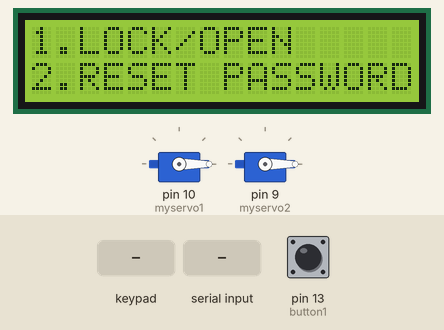
The sketch below on a simulated Arduino Uno, built with avr-gcc and run on an emulated ATmega328P. On the bench: 16×2 character LCD, 2 × servo. Inputs (shaded band) come from the test bench; at power-on: pin 13 (button1) HIGH. What the sketch prints to the serial monitor is not drawn.

Above: at 1.2 s.
1.3 s: keypad keys 1 1 1 1 * pressed 0.4 s apart
At 3.3 s:
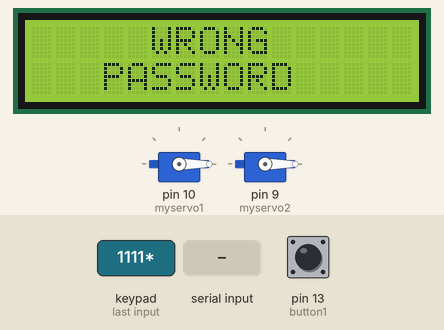
4.8 s: "o,45\n" received over Serial
At 6.5 s:
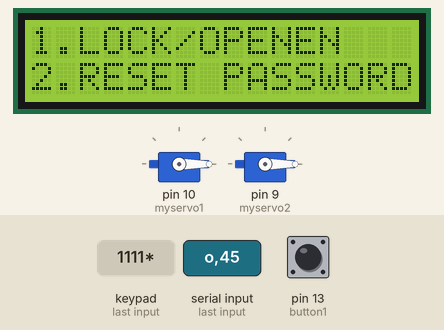
6.8 s: keypad keys 2 3 4 5 * pressed 0.4 s apart
At 9.8 s:
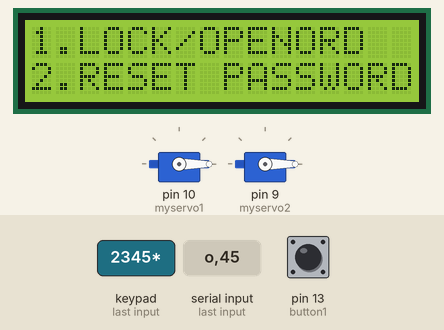
10.3 s: "c90\n" received over Serial
At 11.4 s:
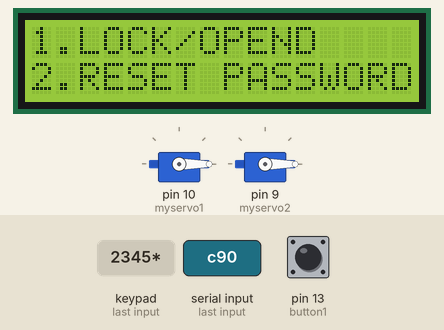
11.8 s: keypad keys 2 3 4 5 A pressed 0.4 s apart
At 14.5 s:
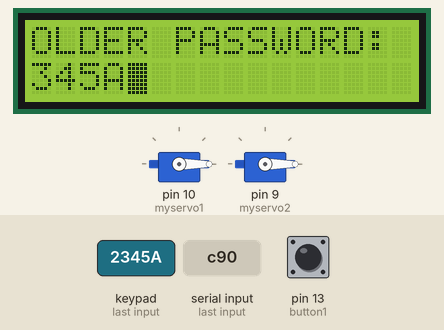
15.3 s: keypad keys 6 7 8 A pressed 0.4 s apart
At 16.9 s:
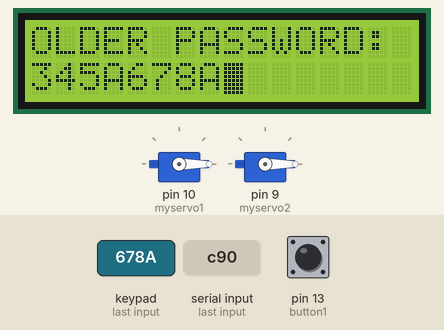
Timing chart, 0 to 18.4 s (numbered marks = the images above; inputs shaded):
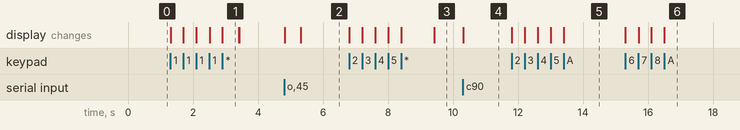

The sketch:

door_lock_15thJuly2018.ino
```cpp
#include <Wire.h>
#include <LiquidCrystal.h>
#include <Servo.h>
#include <Keypad.h>
#include <EEPROM.h>

const int rs = A0, en = A1, d4 = A2, d5 = A3, d6 = A4, d7 = A5;
LiquidCrystal lcd(rs, en, d4, d5, d6, d7);


//Variables
int mot_min = 90;   //min servo angle  (set yours)
int mot_max = 180; //Max servo angle   (set yours)
static int character = 0;
static int activated =0;
static char Received = 'c';
static char customKey ;
char Str[16] = {' ', ' ', ' ', ' ', ' ', ' ', '-', '*', '*', '*', ' ', ' ', ' ', ' ', ' ', ' '};


 static  int pres_state = 0;
  static int prev_state = 0;
  static int button_moves_counter=0;
  static int button_presses_counter = 0 ;
  static int state = 0;
  static int button_pressed =0;
  static int button_high_pulse_triggered;


  static int lock_state =0;
  static int counter = 0;
//Pins
Servo myservo1;
Servo myservo2;
Servo myservo3;
int button1 = 13;


//Keypad config
const byte ROWS = 4; //four rows
const byte COLS = 4; //four columns
//define the cymbols on the buttons of the keypads
char hexaKeys[ROWS][COLS] = {
  {'1','4','7','*'},
  {'2','5','8','0'},
  {'3','6','9','#'},
  {'A','B','C','D'}
};
byte colPins[COLS] = {2, 3, 4, 5}; //connect to the row pinouts of the keypad
byte  rowPins[ROWS] = {6,7,8}; //connect to the column pinouts of the keypad

//initialize an instance of class NewKeypad
Keypad customKeypad = Keypad( makeKeymap(hexaKeys), rowPins, colPins, ROWS, COLS);


void setup() {


  lcd.begin(16, 2);
 Serial.begin(9600);
  myservo1.attach(10); //password controlled door
 myservo2.attach(9);//button controlled door
// myservo3.attach(11); //buttom for bluetooth

  pinMode(button1,INPUT);
  //Init the screen and print the first text
  if(EEPROMRead16bits(0) == 0)
  set_default_password();
  //put the servo in the close position first
  myservo1.write(0);
  myservo2.write(0);
//  myservo3.write(0);

}

void loop() {
  ///////////////Android OPEN/CLOSE/////////
  if(Serial.available()>0)
 {

    char Received = Serial.read();

    if (Received == 'c')
    {
      myservo3.write(mot_min);
      activated = 0;
      character=0;
      lcd.clear();
      lcd.setCursor(0,0);
      lcd.print("    PASSWORD");
      lcd.setCursor(0,1);
      lcd.print(Str);
    }
    if (Received == 'o')
    {
      myservo3.write(mot_max);
      lcd.clear();
      lcd.setCursor(0,0);
      lcd.print("  ANDROID OPEN");
      activated = 2;


      lcd.clear();
      lcd.setCursor(4,0);
      lcd.print("WELLCOME");


      lcd.clear();
      lcd.setCursor(3,0);
      lcd.print("DOOR  OPEN");
      delay(500);
    }


 }
 //////////////////////////////////////////////////////////////////////////////////////
  lcd.setCursor(0,0);
  lcd.print("1.LOCK/OPEN");
  lcd.setCursor(0,1);
  lcd.print("2.RESET PASSWORD");
  home_screen_options();

   int temp_counter = read_the_button();
    if(counter != temp_counter){
    if(temp_counter % 2 != 0){
      //open the door
  turn_the_motor_0(2);
    }
   else if(temp_counter % 2 ==0){
  //close the door
  turn_the_motor_90(2);
}
    }
    counter = temp_counter;
}

void btn_door_controlled(int counter){


Serial.println(counter % 2);

}
void lock_or_open(){
  long password;
  lcd_init();
  lcd.print("    PASSWORD");
  lcd.blink();
  lcd.setCursor(0,1);
  lcd.print("        ");

  Serial.print("lock_state:");
  Serial.println(lock_state);

  password = enter_password(1);
  Serial.print("value in password:");
  Serial.println(password);
if(password == get_password()){
  if (lock_state == 0){
   turn_the_motor_90(1);
  }

  else if (lock_state ==1){
    turn_the_motor_0(1);
  }
  password = 0;
  }
else if(password != get_password()){
  lcd_init();
lcd.print("     WRONG");
lcd.setCursor(0,1);
lcd.print("   PASSWORD");
delay(500);
lcd_init();
}
}
void home_screen_options(){
   char key = customKeypad.getKey();

  if (key){
    Serial.println(key);
    switch(key){
      case '1':
        lock_or_open();
        break;
       case '2':
       edit_password();
        break;
       default:
        break;
    }

  }
}

void close_door(int servo_number)
{
  if(servo_number == 1)
  myservo1.write(mot_min);

  if(servo_number == 2)
  myservo2.write(mot_min);

  if(servo_number == 3)
  myservo3.write(mot_min);

      activated = 0;
      character=0;
      Str[6]= '-';
      Str[7]= '*';
      Str[8]= '*';
      Str[9]= '*';
      Str[10]= ' ';
      lcd.clear();
      lcd.setCursor(0,0);
      lcd.print("    PASSWORD");
      lcd.setCursor(0,1);
      lcd.print(Str);
}
void open_door(int servo_number){
  if(servo_number == 1)
  myservo1.write(mot_max);

  if(servo_number == 2)
  myservo2.write(mot_max);

  if(servo_number == 3)
  myservo3.write(mot_max);

      activated = 0;
      character=0;
      Str[6]= '-';
      Str[7]= '*';
      Str[8]= '*';
      Str[9]= '*';
      Str[10]= ' ';
      lcd.clear();
      lcd.setCursor(0,0);
      lcd.print("    PASSWORD");
      lcd.setCursor(0,1);
      lcd.print(Str);
}

void input_password(){
      customKey = customKeypad.getKey(); //this function reads the presed key

  if (customKey){
//BY DEFAULT character holds 0
if (character ==0)
    {
    Serial.println(customKey);

    Str[6]= customKey;
    lcd.clear();
    lcd.setCursor(0,0);
    lcd.print("    PASSWORD");
    lcd.setCursor(0,1);
    lcd.print(Str);

    }
  //KEEP FIRST CHARACTER IN THE str[7]

    if (character ==1)
    {
    Serial.println(customKey);
    Str[7]= customKey;
    lcd.clear();
    lcd.setCursor(0,0);
    lcd.print("    PASSWORD");
    lcd.setCursor(0,1);
    lcd.print(Str);

    }
  //KEEP SECOND CHARACTER IN THE str[8]

    if (character ==2)
    {
    Serial.println(customKey);
    Str[8]= customKey;
    lcd.clear();
    lcd.setCursor(0,0);
    lcd.print("    PASSWORD");
    lcd.setCursor(0,1);
    lcd.print(Str);

    }
  //KEEP THIRD CHARACTER IN THE str[9]

    if (character ==3)
    {
    Serial.println(customKey);
    Str[9]= customKey;
    lcd.clear();
    lcd.setCursor(0,0);
    lcd.print("    PASSWORD");
    lcd.setCursor(0,1);
    lcd.print(Str);

    }
//IF FORTH CHARACTER READ THEN MAKE SET ACTIVATE FLAG TO 1...to check the pswd entered
    if (character ==4)
    {
    Serial.println(customKey);
    Str[10]= customKey;
    activated=1;

    }
    character=character+1;
    delay(100);
  }


}

void check_password_entered(){
  //CHECKING THE PASSWORD ENTERED
  //PRESS A to open the door
  //PRESS B to close the door
    if (activated == 1)
    {
/*Change your password below!!!
Change each of Str[6], Str[7], Str[8], Str[9]*/
  //PRESS A to open the door

    if(Str[10]='A' && character==5 && Str[6]=='1' && Str[7]=='4' && Str[8]=='7' && Str[9]=='7' )
    {
      myservo1.write(mot_max);
      lcd.clear();
      lcd.setCursor(4,0);
      lcd.print("ACCEPTED");
      activated = 2;

      lcd.clear();
      lcd.setCursor(4,0);
      lcd.print("WELLCOME");
      delay(500);
      lcd.setCursor(2,1);
      lcd.print("ELECTRONOOBS");
      delay(1000);

      lcd.clear();
      lcd.setCursor(3,0);
      lcd.print("DOOR  OPEN");
      lcd.setCursor(2,1);
      lcd.print("ELECTRONOOBS");

    }
    else
    {
      lcd.clear();
      lcd.setCursor(1,0);
      lcd.print("PASSWORD ERROR");
      lcd.setCursor(3,1);
      lcd.print("TRY  AGAIN");
      character=0;
      Str[6]= '-';
      Str[7]= '*';
      Str[8]= '*';
      Str[9]= '*';
      Str[10]= ' ';
      activated = 0;
      lcd.clear();
      lcd.setCursor(4,0);
      lcd.print("PASSWORD");
      lcd.setCursor(0,1);
      lcd.print(Str);
    }
  }

   //PRESS B to close the door

  if (activated == 2)
    {
    if(customKey == 'B' )
    {
      myservo1.write(mot_min);
      activated = 0;
      character=0;
      Str[6]= '-';
      Str[7]= '*';
      Str[8]= '*';
      Str[9]= '*';
      Str[10]= ' ';
      lcd.clear();
      lcd.setCursor(0,0);
      lcd.print("    PASSWORD");
      lcd.setCursor(0,1);
      lcd.print(Str);

    }
  }
}

void reading_android_app(){

  Serial.print("serial.available():");
    Serial.println(Serial.available());
 Serial.println(Received);
  if (Received == 'c')
  close_door(1);
  if (Received == 'o')
  open_door(1);
}
//============================================================================================
int read_the_button()
{


    pres_state = digitalRead(button1);
    delay(10);

    if(pres_state == prev_state){
      button_pressed = 0;
    }
    if(pres_state != prev_state){
      button_pressed = 1;
    }
    if ((button_pressed == 1) && (prev_state == 0)){
      button_moves_counter++;

       button_high_pulse_triggered = button_moves_counter%2;
    if(button_high_pulse_triggered == 0){
      button_presses_counter++;
    }
      state = 1;
    }
    if ((button_pressed == 1) && (prev_state == 1)){
      button_moves_counter++;
      state = 0;

       button_high_pulse_triggered = button_moves_counter%2;
    if(button_high_pulse_triggered == 0){
      button_presses_counter++;
    }

    }
    if (state == 1){
    Serial.println(button_presses_counter);

    }
    if (state == 0){
   }

    prev_state = pres_state;
    return button_presses_counter;

}
//===========================================================================================
//============================================================================================
void set_default_password(){
  long default_password = 1111;
  EEPROMWrite16bits(0,default_password);
}

void set_password(long new_password){
  EEPROMWrite16bits(0,new_password);
}

long get_password(){
long  password = EEPROMRead16bits(0);
 return password;
}

long enter_password(int row){
  int i;//for  for loop iteration
  char key;//get input character from the keypad
  long temp=0;
  char lastKey;

  i=0;

  //allow password with  less than 10 digits
   while(i<10)//for(i=0;i<10;i++)
  {

    lcd.setCursor(i,row);//i for the cols and j for the rows
BACK:
    char   key ='x';//trick the keypad... to let key be x
          while(key=='x')

                 key = customKeypad.getKey();//let it be null

            while(key==NULL)//while key will be still NULL
            {

                 key = customKeypad.getKey();//try to find a typed non NULL value

            }

           //if the input character is an alphabet then return
           if((key=='B')||(key=='C')||(key=='D'))
           goto BACK;

            if(key=='*')//if ENTER IS PRESSED
            {

            break;
            }
            //delete key
            if(key=='#')//if DELETE key IS PRESSED
            {
              lcd.clear();
              lcd.setCursor(0,0);

               lcd.print("    PASSWORD");
              lcd.setCursor(0,1);


              temp=temp/10;//return  back one column

              if(lastKey=='0' || lastKey=='1' || lastKey=='2'|| lastKey=='3'|| lastKey=='4')
              {
                if(temp>=0)//to avoid going to negative numbers
                lcd.print((double)temp,0);
              }

              if(lastKey=='5' || lastKey=='6' || lastKey=='7'|| lastKey=='8'|| lastKey=='9')
              {
                temp=temp-1;//125=12 not 13; 456=45 not 46 AFTER DELETE
                lcd.print((double)temp,0);
              }
              i--;
             continue;
            }
            lastKey=key;//to prevent 1225=123,126=13 while deleting
           lcd.print(lastKey);
            temp=temp*10 +(key-'0');//to prevent the last null value on the strings

          i++;


  }
    lcd.noBlink();//remove cursor blinking
           return temp;
}


void EEPROMWrite16bits(int address, int value)
      {
      //Decomposition from a long to 4 bytes by using bitshift.
      //One = Most significant -> two = Least significant byte
      byte two = (value & 0xFF);
      byte one = ((value >> 8) & 0xFF);


      //Write the 4 bytes into the eeprom memory.
      EEPROM.write(address, two);
      EEPROM.write(address + 1, one);

      }

uint16_t EEPROMRead16bits(int address)
      {
      //Read the 4 bytes from the eeprom memory.
      uint16_t two = EEPROM.read(address);
      uint16_t one = EEPROM.read(address + 1);


      //Return the recomposed long by using bitshift.
      return ((two << 0) & 0xFF) + ((one << 8)& 0xFFFF) ;
      }
 void lcd_init(){
  lcd.clear();
  lcd.setCursor(0,0);
 }

 void edit_password(){
  long old_password;
  long new_password;

  lcd_init();

    lcd.print("OLDER PASSWORD:");
    lcd.setCursor(0,1);
    lcd.blink();
    old_password = enter_password(1);

    if( old_password == EEPROMRead16bits(0)){
      lcd_init();

    lcd.print("NEW PASSWORD:");
    lcd.setCursor(0,1);
    lcd.blink();
    new_password = enter_password(1);
    EEPROMWrite16bits(0,new_password);
    lcd_init();
    lcd.print("   SAVED");
    lcd.setCursor(0,1);
    lcd.print("SUCCESSFULLY!");
    delay(1000);
    }
    else{
      lcd_init();
      lcd.print("WRONG PASSWORD");
      delay(1000);
    }
 }

 //==========================================================================================
//============================MOTOR CONTROL================================================
void turn_the_motor_90(int servo_number){
  for(int motor_direction=0;motor_direction<=90;motor_direction++){
    if(servo_number == 1)
     myservo1.write(motor_direction);
    else if (servo_number == 2)
    myservo2.write(motor_direction);
//     Serial.println(motor_direction);
     delay(20);
     }
     lock_state = 1;
     return lock_state;
}
void turn_the_motor_0(int servo_number){
  for(int motor_direction=90;motor_direction>=0;motor_direction--){
    if(servo_number == 1)
     myservo1.write(motor_direction);
    else if (servo_number == 2)
     myservo2.write(motor_direction);
//     Serial.println(motor_direction);
     delay(20);
     }
     lock_state = 0;
     return lock_state;
}


//==========================================================================================
```

Measured:
- after the input at 1.3 s, the display: first changes at once (image 1 shows a later state)
- after the input at 4.8 s, the display: first changes at once (image 2 shows a later state)
- after the input at 6.8 s, the display: first changes at once (image 3 shows a later state)
- after the input at 10.3 s, the display: changes at once (image 4)
- after the input at 11.8 s, the display: first changes at once (image 5 shows a later state)
- after the input at 15.3 s, the display: first changes at once (image 6 shows a later state)
- what the display in image 1 shows lasts 0.5 s, from 2.9 s to 3.4 s
